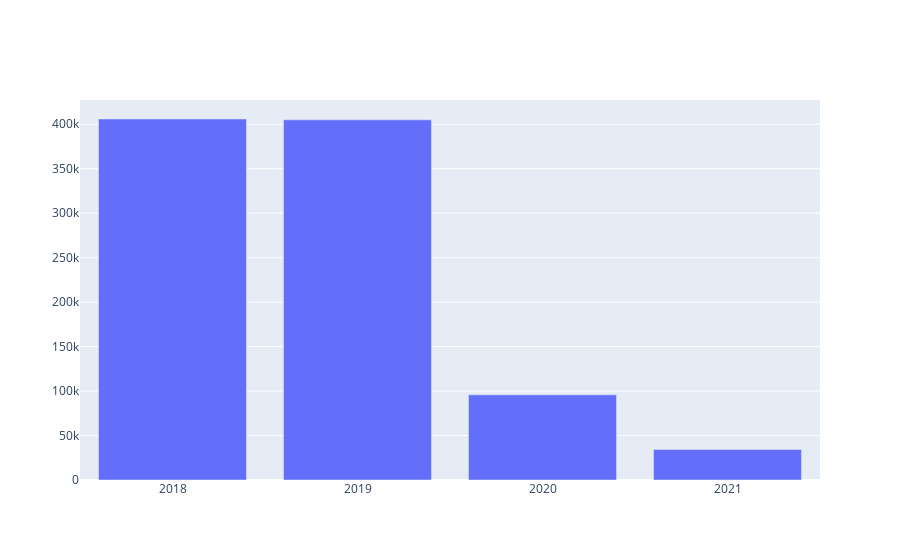

The notebook cell this image was saved under:
### Markdown cell above
#### _2.1.1_. Plotando gráfico de barra com o Plotly:

### Code cell
# gráfico de barra retratando a relção do número 
# total de turistas desembarcados por ano 

fig = go.Figure()

fig.add_trace(go.Bar(
    x = chegada_ano['ano'], 
    y = chegada_ano['Chegadas']
))

fig.show()

### Figure 1 — Plotly figure (JSON) as saved in the notebook; plotly's stock layout.template omitted (floating-point values rounded to 4 significant figures)
{"data": [{"type": "bar", "x": ["2018", "2019", "2020", "2021"], "y": [405898, 404949, 95722, 34246]}], "layout": {}}
